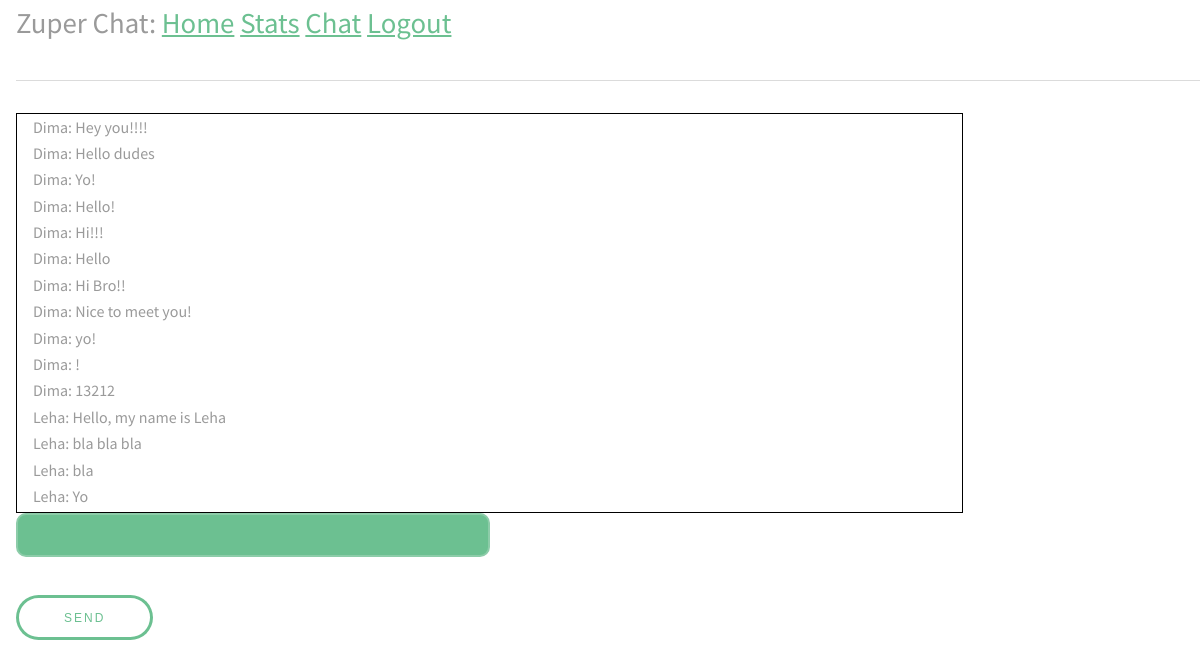
The page /chat (signed in) on the database its author committed.
### app/models.py (models this page shows, shortened)
class User(UserMixin, db.Model):
    id = db.Column(db.Integer, primary_key=True)
    username = db.Column(db.String(64), index=True, unique=True)
    email = db.Column(db.String(120), index=True, unique=True)
    password_hash = db.Column(db.String(128))

class Message(db.Model):
    id = db.Column(db.Integer, primary_key=True)
    body = db.Column(db.String(140))
    timestamp = db.Column(db.DateTime, index=True, default=datetime.utcnow)
    user_id = db.Column(db.Integer, db.ForeignKey('user.id'))
    chat_id = db.Column(db.Integer, db.ForeignKey('chat.id'), default='global_chat')

### app/routes.py (the view)
@app.route('/chat')
@login_required
def chat():
    for_sending = []
    for i in get_previous_messages():
        for_sending.append([(User.query.filter_by(id = i.user_id).first().username),i.body])
    for_sending = for_sending[::-1]
    return render_template('chat.html',previous_messages=for_sending)

### app/models.py (called while the page is built)
@login.user_loader
def load_user(id):
    return User.query.get(int(id))

def get_previous_messages(quantity=15, chat_id='global_chat'):
    messages_for_sending =  Message.query.order_by(Message.id.desc()).limit(quantity).all()
    return messages_for_sending

### app/templates/chat.html (shortened to what this page needs)
{% extends "base.html" %}
{% block content %}
<div class="Dmessages">
<ul id="messages">
{% set j = previous_messages|length %}
{% for i in range(previous_messages|length) %}
{{ previous_messages[i][0] }}: {{ previous_messages[i][1] }}
<br>
{% endfor %}
</ul>
</div>
<input type="text" id="myMessage">
<br>
<button id="sendbutton">Send</button>
<br>
{% endblock %}

### app/templates/base.html (shortened to what this page needs)
<html>
    <head>
        <link rel="stylesheet" href="{{ url_for('static', filename='css/main.css') }}">
    </head>
    <body>
        <div style="font-size:180%">
            Zuper Chat:
            <a href="{{ url_for('index') }}">Home</a>
            <a href="{{ url_for('stats') }}">Stats</a>
            {% if current_user.is_anonymous %}
            <a href="{{ url_for('login') }}">Login</a>
            {% else %}
            <a href="{{ url_for('chat') }}">Chat</a>
            <a href="{{ url_for('logout') }}">Logout</a>
            {% endif %}
        </div>
        <hr>
        {% block content %}{% endblock %}
    </body>
</html>

### app/static/css/main.css (style rules this page uses)
html, body, div, span, applet, object, iframe, h1, h2, h3, h4, h5, h6, p, blockquote, pre, a, abbr, acronym, address, big, cite, code, del, dfn, em, img, ins, kbd, q, s, samp, small, strike, strong, sub, sup, tt, var, b, u, i, center, dl, dt, dd, ol, ul, li, fieldset, form, label, legend, table, caption, tbody, tfoot, thead, tr, th, td, article, aside, canvas, details, embed, figure, figcaption, footer, header, hgroup, menu, nav, output, ruby, section, summary, time, mark, audio, video { margin: 0; padding: 0; border: 0; font-size: 100%; font: inherit; vertical-align: baseline; }
body { line-height: 1; }
ol, ul { list-style: none; }
body { -webkit-text-size-adjust: none; }
*, *:before, *:after { -moz-box-sizing: border-box; -webkit-box-sizing: border-box; box-sizing: border-box; }
body { -ms-overflow-style: scrollbar; }
body { background: #fff; margin-left: 1em; }
body, input, select, textarea { color: #9a9a9a; font-family: "Source Sans Pro", Arial, Helvetica, sans-serif; font-size: 1.3em; font-weight: 400; line-height: 1.65; }
@media screen and (max-width: 1680px) { body, input, select, textarea { font-size: 12pt; } }
@media screen and (max-width: 1280px) { body, input, select, textarea { font-size: 12pt; } }
a { color: #6cc091; text-decoration: underline; }
hr { border: 0; border-bottom: solid 1px #dbdbdb; margin: 2em 0; }
input[type="text"], input[type="password"], input[type="email"], input[type="tel"], select, textarea { -moz-appearance: none; -webkit-appearance: none; -ms-appearance: none; appearance: none; background: #6cc091; border-radius: 10px; border: none; border: solid 2px #8dcca9; color: #fff; display: block; outline: 0; padding: 0 1em; text-decoration: none; width: 40%; }
input[type="text"], input[type="password"], input[type="email"], select { height: 2.75em; }
ul { list-style: disc; margin: 0 0 2em 0; padding-left: 1em; }
input[type="submit"], input[type="reset"], input[type="button"], button, .button { -moz-appearance: none; -webkit-appearance: none; -ms-appearance: none; appearance: none; -moz-transition: background-color 0.2s ease-in-out, color 0.2s ease-in-out; -webkit-transition: background-color 0.2s ease-in-out, color 0.2s ease-in-out; -ms-transition: background-color 0.2s ease-in-out, color 0.2s ease-in-out; transition: background-color 0.2s ease-in-out, color 0.2s ease-in-out; background-color: transparent; box-shadow: inset 0 0 0 3px #6cc091; color: #6cc091 !important; border-radius: 30px; border: 0; cursor: pointer; display: inline-block; font-size: .75em; font-weight: 400; height: 3.75em; line-height: 3.85em; letter-spacing: 2px; padding: 0 4em; margin-top: 1em; text-align: center; text-decoration: none; text-transform: uppercase; white-space: nowrap; }

### app/templates/chat.html (style rules this page uses)
.Dmessages { overflow: auto; width: 80%; max-height: 50%; padding 5px; border: solid 1px black; }

### rows shown on the page
User: username "Dima" "Dima" "Dima" "Dima" "Dima" "Dima" "Dima" "Dima" "Dima" "Dima" "Dima"
Message: body "Hey you!!!!"
Message: body "Hello dudes"
Message: body "Yo!"
Message: body "Hello!"
Message: body "Hi!!!"
Message: body "Hello"
Message: body "Hi Bro!!"
Message: body "Nice to meet you!"
Message: body "yo!"
Message: body "13212"
User: username "Leha" "Leha" "Leha" "Leha"
Message: body "Hello, my name is Leha"
Message: body "bla bla bla"
Message: body "bla"
Message: body "Yo"

### other values the page prints
{{ previous_messages[i][1] }} "!"
